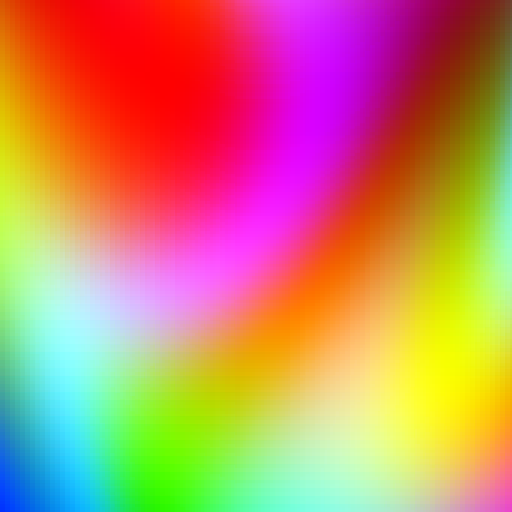
Frame 1 (no input)
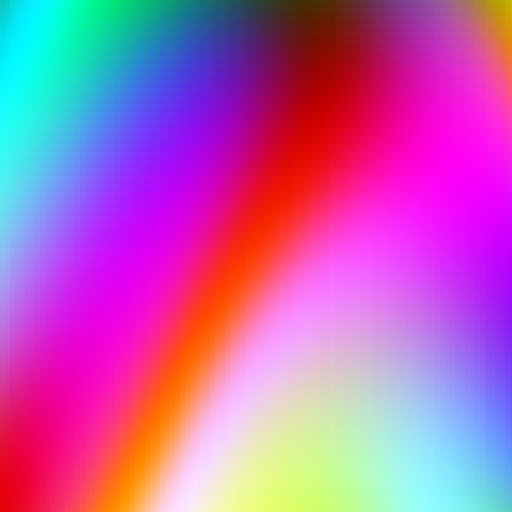
Frame 60 (the mouse pressed at the canvas centre just before this capture)
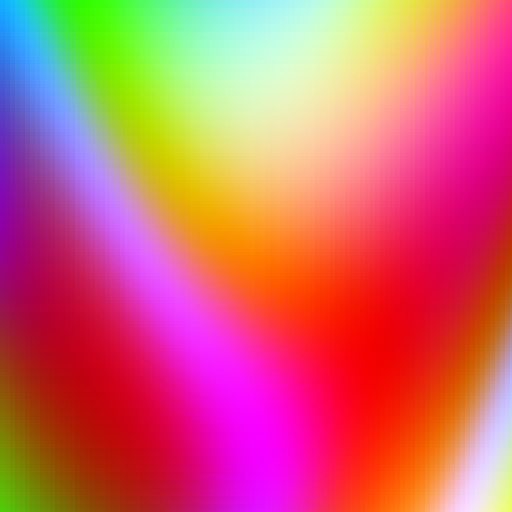
Frame 120 (the mouse held since frame 60 and released just before this capture)

The Processing sketch that drew these frames (run headless with seeded random() and noise(); from frame 60 on, the mouse is pressed at the canvas centre):

// Processing sketch: processing_42810
// ── processing_42810.pde

/**
 * RGB Plasma
 *
 * Created by Rene Hangstrup Møller
 *
 * Warming up for the Processing workshop at Open Space Aarhus
 * http://osaa.dk/wiki/index.php/Processingworkshops
 */

int[] table = new int[256];

void setup() {
  size(512, 512);
  frameRate(30);

  // One period of the sinus function shifted to range [0-255]  
  for (int i = 0; i < 256; i++) {
    table[i] = (int)(128 + 127.0 * sin(i * TWO_PI / 256.0));
  }
  
}

void draw() {
  // grab some samples, hmm could have used lookup table...
  int t = (int)(128 + 127.0 * sin(0.0013 * (float)millis()));
  int t2 = (int)(128 + 127.0 * sin(0.0023 * (float)millis()));
  int t3 = (int)(128 + 127.0 * sin(0.0007 * (float)millis()));
  
  loadPixels();
  
  for (int y = 0; y < 512; y++) {
    for (int x = 0; x < 512; x++) {
      // Define a function for each color component that depends on the
      // x,y coordinate and time. Use the lookup table for nice swirly movement.
      // There is no deeper logic here, I just experimented with the functions
      // untill I found something that looked pleasing.
      int r = table[(x / 5 + t / 4 + table[(t2 / 3 + y / 8) & 0xff]) & 0xff];
      int g = table[(y / 3 + t + table[(t3 + x / 5) & 0xff]) & 0xff];
      int b = table[(y / 4 + t2 + table[(t + g / 4 + x / 3) & 0xff]) & 0xff];
      pixels[x + y * 512] = color(r, g, b);
    }
  }
  
  updatePixels();
}
